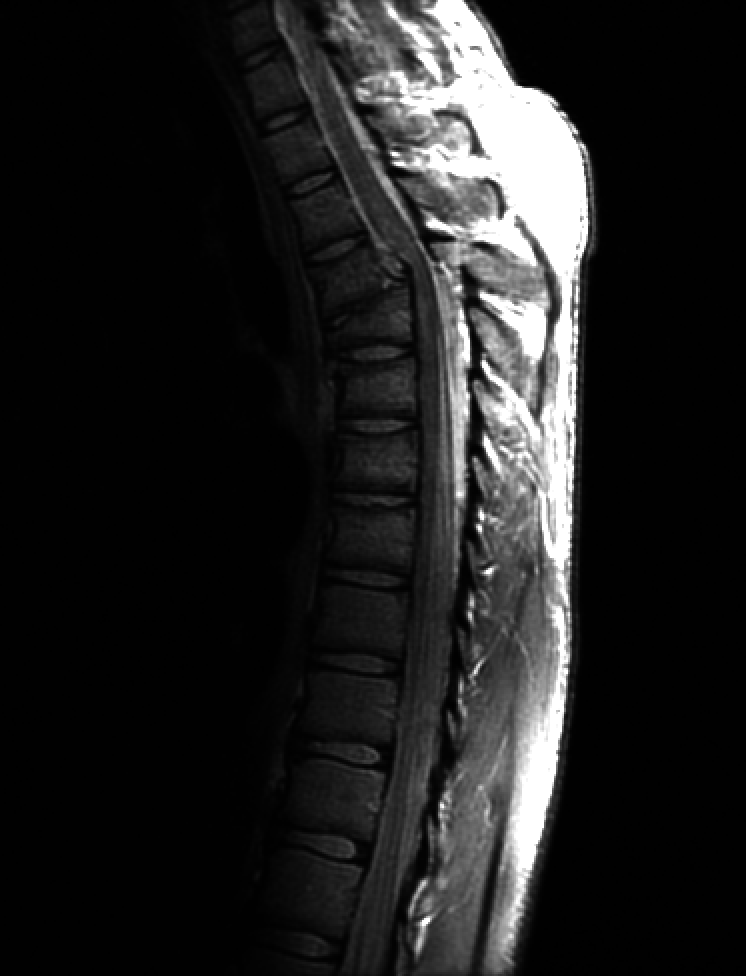
#> input picture X-ray_img_processing/Data/Fractured Spine.tif, 746 x 976 px
$ jupyter execute --allow-errors notebook.ipynb
#> lines starting #> are read from the running program, lines starting #| are printed output that depends on the picture; after the words box and inside, x2 and y2 are one past the last pixel; in counts of white or black regions, pixels touching at a corner belong together
<h1 align=center style="line-height:200%;font-family:vazir;color:#0099cc">
<font face="vazir" color="#0099cc">
بهتر ببینیم
</font>
</h1>

<h2 align=right style="line-height:200%;font-family:vazir;color:#0099cc">
<font face="vazir" color="#0099cc">
مقدمه
</font>
</h2>

<p dir=rtl style="direction: rtl;text-align: right;line-height:200%;font-family:vazir;font-size:medium">
<font face="vazir" size=3>
در این تمرین با تصاویر ایکس ری و عکس از سطح شهر کار خواهیم کرد. این تصاویر بصورت خام و بدون هیچگونه پردازشی در اختیار شما قرار گرفته اند. هدف شما این است که با انجام پردازشهای مناسب، کیفیت این تصاویر را بهبود بخشید و آنها را برای تحلیلهای بعدی آماده کنید.
</font>
</p>

[cell 1]
import cv2
import numpy as np
import matplotlib.pyplot as plt

<h2 align=right style="line-height:200%;font-family:vazir;color:#0099cc">
<font face="vazir" color="#0099cc">
بخش اول: بهبود روشنایی
</font>
</h2>

<p dir=rtl style="direction: rtl;text-align: right;line-height:200%;font-family:vazir;font-size:medium">
<font face="vazir" size=3>
در این بخش یکی از کاربردهای مهم پردازش تصویر را بررسی می‌کنیم: بهبود تصاویر پزشکی.
به‌ویژه در تصویربرداری  ایکس‌ری، افزایش روشنایی و کنتراست می‌تواند به نمایش بهتر جزئیات کمک کند.
در این تمرین، با استفاده از تکنیک‌های پردازش تصویر، روی یک تصویر اولیه پیش‌پردازش انجام می‌دهیم تا ویژگی‌های آن واضح‌تر شوند.
</font>
</p>

<h3 align=right style="line-height:200%;font-family:vazir;color:#0099cc">
<font face="vazir" color="#0099cc">
مرحله اول
</font>
</h3>

<p dir=rtl style="direction: rtl;text-align: right;line-height:200%;font-family:vazir;font-size:medium">
<font face="vazir" size=3>
ابتدا تصویر را بارگزاری کنید. دقت کنید که حتما تصویر را به شکل خاکستری بارگزاری کنید.
</font>
</p>

<p dir=rtl style="direction: rtl;text-align: right;line-height:200%;font-family:vazir;font-size:medium">
<font face="vazir" size=3>
    نام فایل: Fractured Spine.tif
</font>
</p>

[cell 2]
image = cv2.imread('Data/Fractured Spine.tif', cv2.IMREAD_GRAYSCALE)
#> image is the input picture: shape (976, 746); min 0, max 255, mean 32.6

<h2 align=right style="line-height:200%;font-family:vazir;color:#0099cc">
<font face="vazir" color="#0099cc">
    مرحله دوم
</font>
</h2>

<p dir=rtl style="direction: rtl;text-align: right;line-height:200%;font-family:vazir;font-size:medium">
<font face="vazir" size=3>
در این مرحله، قصد داریم روشنایی پیکسل‌هایی را که مقدار شدت روشنایی آن‌ها بین 10 تا 50 است، افزایش دهیم.
هر پیکسلی که در این بازه قرار داشته باشد، 40 واحد روشن‌تر خواهد شد تا جزئیات تصویر بهتر دیده شوند.
همچنین بیشترین شدت برابر 255 است. نباید هیچ پیکسلی در تصویر دارای روشنایی بیشتر از 255 باشد.
</font>
</p>

[cell 3]
image[(image >= 10) & (image <= 50)] += 40
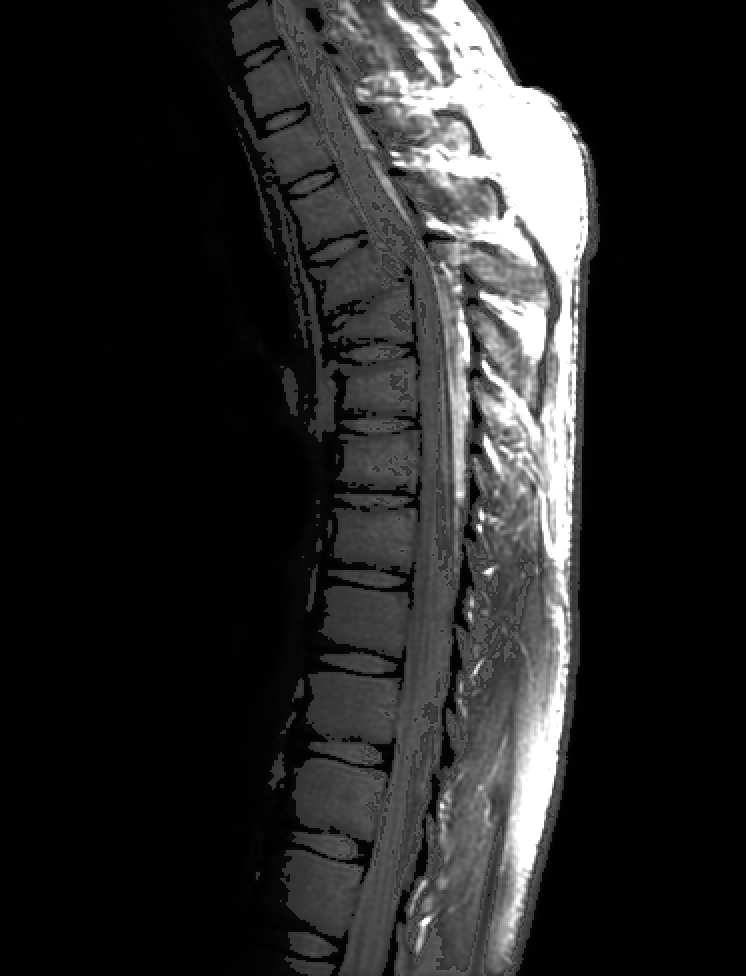
#> image: shape (976, 746); 15.88% of pixels changed, all inside (x1, y1, x2, y2) = (228, 0, 600, 976)
image[image > 255] = 255

<h3 align=right style="line-height:200%;font-family:vazir;color:#0099cc">
<font face="vazir" color="#0099cc">
مرحله سوم
</font>
</h3>

<p dir=rtl style="direction: rtl;text-align: right;line-height:200%;font-family:vazir;font-size:medium">
<font face="vazir" size=3>
حال در این مرحله تصویر بهبود یافته را ذخیره کنید. دقت کنید که حتما تصویر را از حوزه خاکستری به حوزه RGB انتقال دهید و سپس تصویر را ذخیره کنید.
تصویر را با نام زیر ذخیره کنید:
<br>
Enhanced_Fractured_Spine.tif
</font>
</p>

[cell 4]
image = cv2.cvtColor(image, cv2.COLOR_GRAY2RGB)
#> image: shape (976, 746, 3)
cv2.imwrite('Enhanced_Fractured_Spine.tif', image)
#> Out = True

<h2 align=right style="line-height:200%;font-family:vazir;color:#0099cc">
<font face="vazir" color="#0099cc">
بخش دوم: تبدیل نمایی
</font>
</h2>

<p dir=rtl style="direction: rtl;text-align: right;line-height:200%;font-family:vazir;font-size:medium">
<font face="vazir" size=3>
در این تمرین قصد داریم تا تبدیل نمایی را به دو شکل متفاوت بررسی کنیم. ما در این تمرین تبدیل نمایی را به شکل زیر مدل می‌کنیم.
</font>
</p>

$$ I_{\text{transformed}} = I^{\gamma} $$

<p dir=rtl style="direction: rtl;text-align: right;line-height:200%;font-family:vazir;font-size:medium">
<font face="vazir" size=3>
دقت کنید که در پیاده‌سازی خود شما نیز تبدیل نمایی را به شکل فرمول بالا حتما مدل کند. ما تبدیل نمایی را بر روی دو تصویر ایکس ری و تصویر سطح شهر بررسی خواهیم کرد.
</font>
</p>

---

<h3 align=right style="line-height:200%;font-family:vazir;color:#0099cc">
<font face="vazir" color="#0099cc">
مرحله اول: خواندن تصویر سطح شهر
</font>
</h3>

<p dir=rtl style="direction: rtl;text-align: right;line-height:200%;font-family:vazir;font-size:medium">
<font face="vazir" size=3>
در ابتدا تصویر سطح شهر را با شکل خاکستری بخوانید.
    نام فایل: Aerial Image.tif
</font>
</p>

[cell 5]
city_img = cv2.imread('Data/Aerial Image.tif', cv2.IMREAD_GRAYSCALE)
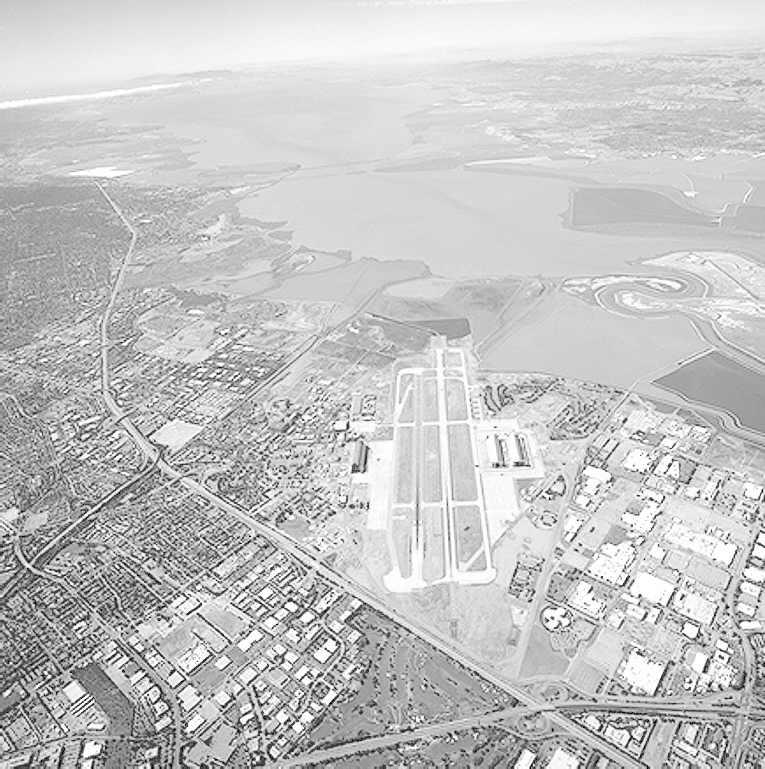
#> input picture X-ray_img_processing/Data/Aerial Image.tif, 765 x 769 px
#> city_img is the input picture: shape (769, 765); min 0, max 255, mean 197.1

<h3 align=right style="line-height:200%;font-family:vazir;color:#0099cc">
<font face="vazir" color="#0099cc">
مرحله دوم: اعمال تبدیل نمایی
</font>
</h3>

<p dir=rtl style="direction: rtl;text-align: right;line-height:200%;font-family:vazir;font-size:medium">
<font face="vazir" size=3>
در این بخش تبدیل نمایی را بر روی تمام پیکسل‌های تصویر باید اعمال کنیم. پارامترهای این تبدیل به شما داده خواهد شد.
    <br>
    قبل از اعمال تبدیل بر روی هر پیکسل، پیشنهاد می‌کنیم که ابتدا مقدار آن پیکسل را نرمال کنید. برای نرمال کردن هر پیکسل از فرمول زیر استفاده کنید:
</font>
</p>

$$I_{\text{norm}} = \frac{I - I_{\min}}{I_{\max} - I_{\min}}$$

<p dir=rtl style="direction: rtl;text-align: right;line-height:200%;font-family:vazir;font-size:medium">
<font face="vazir" size=3>
        دقت کنید که پس این مرحله روشنایی تمام پیکسل‌ها در بازه $[0, 1]$ قرا خواهد گرفت.
    ما این فرمول را روی تمام پیکسل‌های تصویر اعمال می‌کنیم. ازآنجا که کمترین شدن روشنایی  برابر 0 است و بیشترین شدت 255 است، فرمول نهایی نرمال‌سازی به شکل زیر است:

</font>
</p>

$$I_{\text{norm}} = \frac{I - 0}{255 - 0}$$

<p dir=rtl style="direction: rtl;text-align: right;line-height:200%;font-family:vazir;font-size:medium">
<font face="vazir" size=3>
پس از اینکه هر پیکسل نرمال شد، باید تبدیل را روی آن اعمال کنیم. دقت کنید که پس از اعمال تبدیل، مقدار حاصل شده را در 255 باید ضرب کنید. این ضرب باعث میشود تا مقدار پیکسل‌ها دوباره به بازه [0, 255] بازگردد.
</font>
</p>

<p dir=rtl style="direction: rtl;text-align: right;line-height:200%;font-family:vazir;font-size:medium">
<font face="vazir" size=3>
فرمول نهایی تبدیل به شرح زیر است:
</font>
</p>

$$ I_{\text{transformed}} = 255 * (I^{\gamma}) $$

<p dir=rtl style="direction: rtl;text-align: right;line-height:200%;font-family:vazir;font-size:medium">
<font face="vazir" size=3>
    در این بخش می‌خواهیم تبدیل نمایی را با ${\gamma} > 1$ مشاهده کنیم.
شما باید به ازای ${\gamma}$ زیر نتابج این تبدیل را بررسی کنید.
</font>
</p>

$${\gamma} = 1 $$
$${\gamma} = 3 $$
$${\gamma} = 4 $$
$${\gamma} = 5 $$

[cell 6]
I_min = np.min(city_img)
#> I_min = 0
I_max = np.max(city_img)
#> I_max = 255
I_norm = (city_img - I_min) / (I_max - I_min)
I_1 = np.pow(I_norm, 1)
I_3 = np.pow(I_norm, 3)
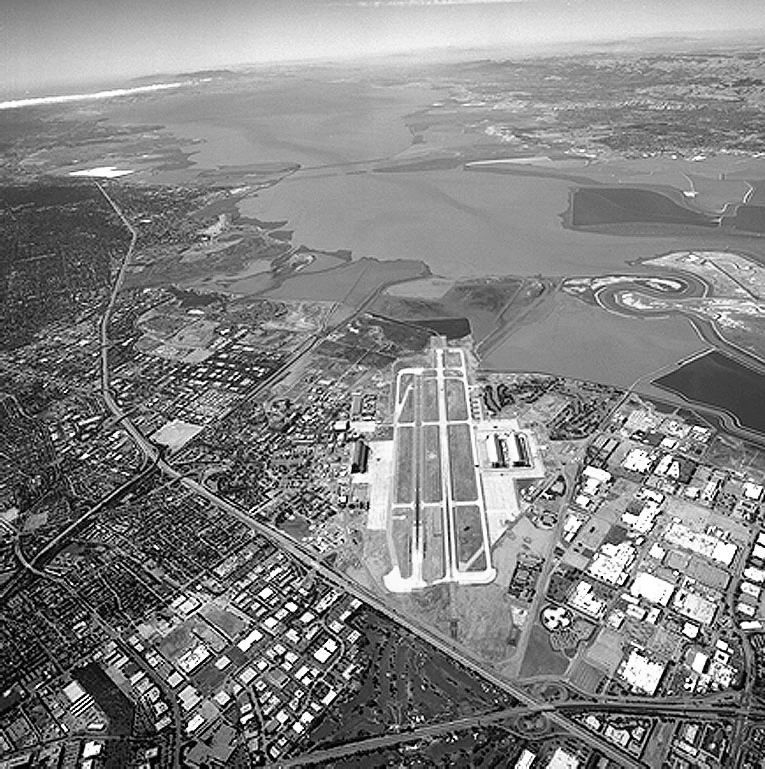
#> I_3: shape (769, 765) float64; min 0, max 1, mean 0.515
I_4 = np.pow(I_norm, 4)
I_5 = np.pow(I_norm, 5)
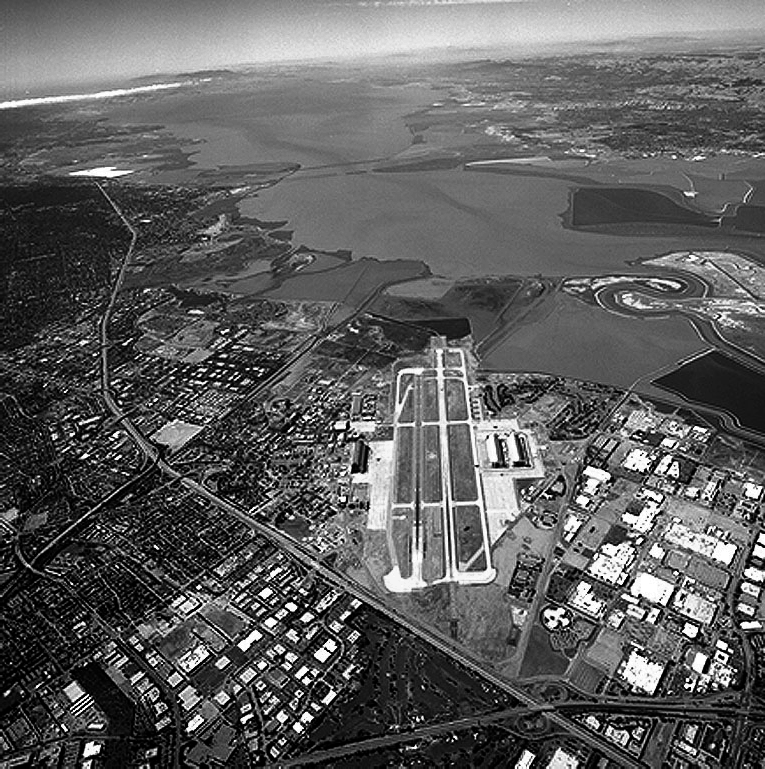
#> I_5: shape (769, 765) float64; min 0, max 1, mean 0.371
I_tr_1 = (I_1 * 255).astype(np.uint8)
I_tr_3 = (I_3 * 255).astype(np.uint8)
I_tr_4 = (I_4 * 255).astype(np.uint8)
I_tr_5 = (I_5 * 255).astype(np.uint8)

<h3 align=right style="line-height:200%;font-family:vazir;color:#0099cc">
<font face="vazir" color="#0099cc">
مرحله سوم: ذخیره تصاویر بهبود یافته سطح شهر
</font>
</h3>

<p dir=rtl style="direction: rtl;text-align: right;line-height:200%;font-family:vazir;font-size:medium">
<font face="vazir" size=3>
در این مرحله هر 4 تصویر را به ترتیب به نام‌های زیر در پوشه تمرین ذخیره کنید:
<br>
new_aerial_1.tif
<br>
new_aerial_3.tif
<br>
new_aerial_4.tif
<br>
new_aerial_5.tif
</font>
</p>

<p dir=rtl style="direction: rtl;text-align: right;line-height:200%;font-family:vazir;font-size:medium">
<font face="vazir" size=3>
دقت کنید که حتما تصاویر را به حوزه RGB منتقل کنید و سپس آنها را ذخیره کنید.
</font>
</p>

[cell 7]
I_tr_1 = cv2.cvtColor(I_tr_1, cv2.COLOR_GRAY2RGB)
#> I_tr_1: shape (769, 765, 3)
I_tr_3 = cv2.cvtColor(I_tr_3, cv2.COLOR_GRAY2RGB)
#> I_tr_3: shape (769, 765, 3)
I_tr_4 = cv2.cvtColor(I_tr_4, cv2.COLOR_GRAY2RGB)
#> I_tr_4: shape (769, 765, 3)
I_tr_5 = cv2.cvtColor(I_tr_5, cv2.COLOR_GRAY2RGB)
#> I_tr_5: shape (769, 765, 3)
cv2.imwrite('new_aerial_1.tif', I_tr_1)
cv2.imwrite('new_aerial_3.tif', I_tr_3)
cv2.imwrite('new_aerial_4.tif', I_tr_4)
cv2.imwrite('new_aerial_5.tif', I_tr_5)
#> Out = True

<h3 align=right style="line-height:200%;font-family:vazir;color:#0099cc">
<font face="vazir" color="#0099cc">
مرحله چهارم: تبدیل نمایی بر تصاویر ایکس‌ری
</font>
</h3>

<p dir=rtl style="direction: rtl;text-align: right;line-height:200%;font-family:vazir;font-size:medium">
<font face="vazir" size=3>
    تمام مراحلی که در بخش قبل بر روی تصویر سطح شهر انجام دادیم، حال می‌خواهیم بر روی تصویر x-ray نیز انجام دهیم.
</font>
</p>

<p dir=rtl style="direction: rtl;text-align: right;line-height:200%;font-family:vazir;font-size:medium">
<font face="vazir" size=3>
    تصویر Fractured Spine.tif را بصورت خاکستری وارد کنید.
</font>
</p>

<p dir=rtl style="direction: rtl;text-align: right;line-height:200%;font-family:vazir;font-size:medium">
<font face="vazir" size=3>
در این بخش می‌خواهیم تبدیل نمایی را با ${\gamma} < 1$ مشاهده کنیم.
شما باید به ازای ${\gamma}$ زیر نتابج این تبدیل را بررسی کنید.
</font>
</p>

$${\gamma} = 1 $$
$${\gamma} = 0.6 $$
$${\gamma} = 0.4 $$
$${\gamma} = 0.3 $$

[cell 8]
x_ray_img = cv2.imread('Data/Fractured Spine.tif', cv2.IMREAD_GRAYSCALE)
x_ray_min = np.min(x_ray_img)
#> x_ray_min = 0
x_ray_max = np.max(x_ray_img)
#> x_ray_max = 255
x_ray_norm = (x_ray_img - x_ray_min) / (x_ray_max - x_ray_min)
x_ray_1 = np.pow(x_ray_norm, 1)
x_ray_0dot6 = np.pow(x_ray_norm, 0.6)
x_ray_0dot4 = np.pow(x_ray_norm, 0.4)
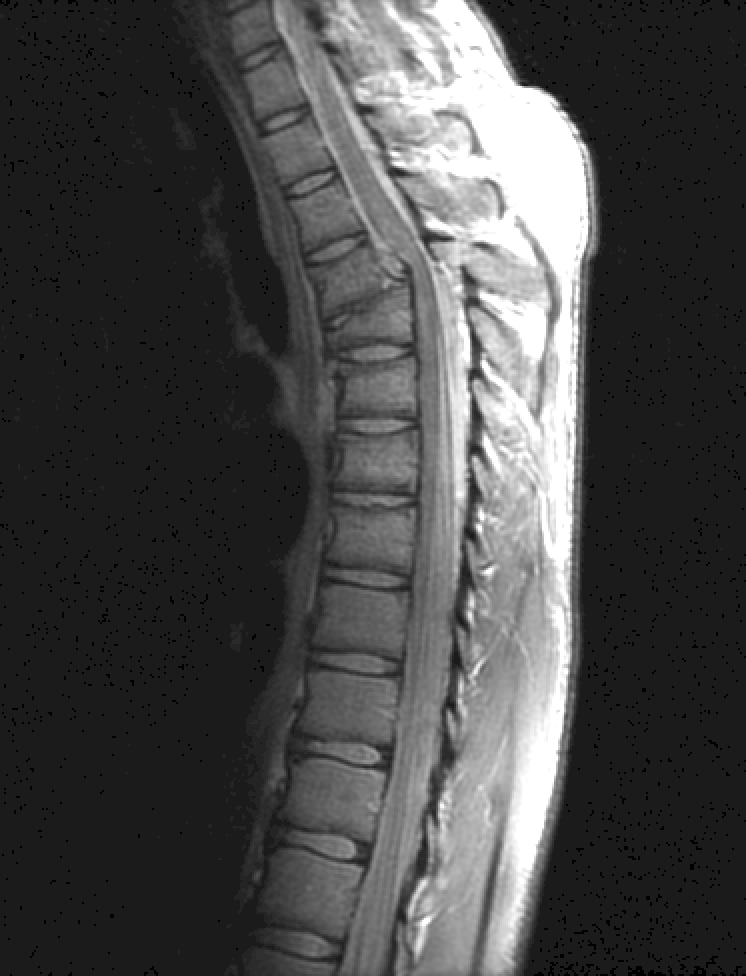
#> x_ray_0dot4: shape (976, 746) float64; min 0, max 1, mean 0.284
x_ray_0dot3 = np.pow(x_ray_norm, 0.3)
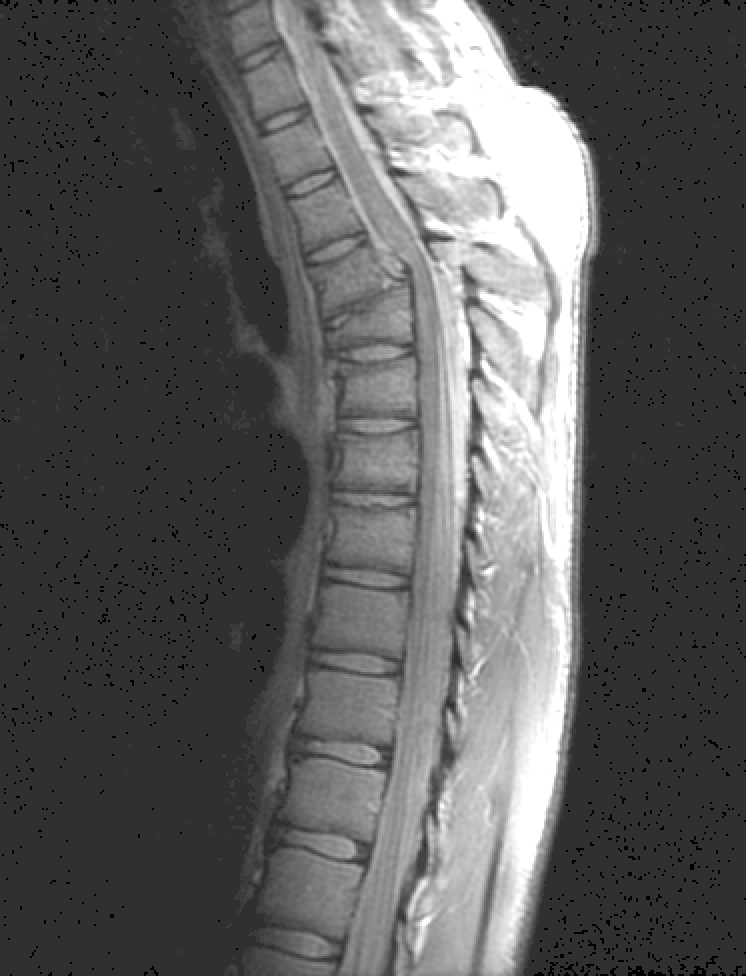
#> x_ray_0dot3: shape (976, 746) float64; min 0, max 1, mean 0.362
x_ray_tr_1 = (x_ray_1 * 255).astype(np.uint8)
x_ray_tr_0dot6 = (x_ray_0dot6 * 255).astype(np.uint8)
x_ray_tr_0dot4 = (x_ray_0dot4 * 255).astype(np.uint8)
x_ray_tr_0dot3 = (x_ray_0dot3 * 255).astype(np.uint8)

<h3 align=right style="line-height:200%;font-family:vazir;color:#0099cc">
<font face="vazir" color="#0099cc">
مرحله پنجم: ذخیره تصاویر بهبود یافته ایکس ری
</font>
</h3>

<p dir=rtl style="direction: rtl;text-align: right;line-height:200%;font-family:vazir;font-size:medium">
<font face="vazir" size=3>
در این مرحله هر 4 تصویر را به ترتیب به نام‌های زیر در پوشه تمرین ذخیره کنید:
<br>
Fractured_Spine_gamma_1.tif
<br>
Fractured_Spine_gamma_0.6.tif
<br>
Fractured_Spine_gamma_0.4.tif
<br>
Fractured_Spine_gamma_0.3.tif
</font>
</p>

<p dir=rtl style="direction: rtl;text-align: right;line-height:200%;font-family:vazir;font-size:medium">
<font face="vazir" size=3>
دقت کنید که حتما تصاویر را به حوزه RGB منتقل کنید و سپس آنها را ذخیره کنید.
</font>
</p>

[cell 9]
x_ray_tr_1 = cv2.cvtColor(x_ray_tr_1, cv2.COLOR_GRAY2RGB)
x_ray_tr_0dot6 = cv2.cvtColor(x_ray_tr_0dot6, cv2.COLOR_GRAY2RGB)
#> x_ray_tr_0dot6: shape (976, 746, 3)
x_ray_tr_0dot4 = cv2.cvtColor(x_ray_tr_0dot4, cv2.COLOR_GRAY2RGB)
#> x_ray_tr_0dot4: shape (976, 746, 3)
x_ray_tr_0dot3 = cv2.cvtColor(x_ray_tr_0dot3, cv2.COLOR_GRAY2RGB)
#> x_ray_tr_0dot3: shape (976, 746, 3)
cv2.imwrite('Fractured_Spine_gamma_1.tif', x_ray_tr_1)
cv2.imwrite('Fractured_Spine_gamma_0.6.tif', x_ray_tr_0dot6)
cv2.imwrite('Fractured_Spine_gamma_0.4.tif', x_ray_tr_0dot4)
cv2.imwrite('Fractured_Spine_gamma_0.3.tif', x_ray_tr_0dot3)
#> Out = True

<h3 align=right style="line-height:200%;font-family:vazir;color:#0099cc">
<font face="vazir" color="#0099cc">
مرحله ششم: سلول جواب‌ساز
</font>
</h3>

<p dir=rtl style="direction: rtl;text-align: right;line-height:200%;font-family:vazir;font-size:medium">
<font face="vazir" size=3>
بدون هیچگونه تغییری، این سلول را اجرا کنید تا فایل پاسخ شما آماده شود.
</font>
</p>

[cell 10]
import zipfile


def compress(file_names):
    print("File Paths:")
    print(file_names)
    # Select the compression mode ZIP_DEFLATED for compression
    # or zipfile.ZIP_STORED to just store the file
    compression = zipfile.ZIP_DEFLATED
    # create the zip file first parameter path/name, second mode
    with zipfile.ZipFile("result.zip", mode="w") as zf:
        for file_name in file_names:
            # Add file to the zip file
            # first parameter file to zip, second filename in zip
            zf.write('./' + file_name, file_name, compress_type=compression)


file_names = ["notebook.ipynb", "Enhanced_Fractured_Spine.tif", "Fractured_Spine_gamma_0.3.tif",
              "Fractured_Spine_gamma_0.4.tif",
              "Fractured_Spine_gamma_0.6.tif", "Fractured_Spine_gamma_1.tif", "new_aerial_1.tif",
              "new_aerial_3.tif", "new_aerial_4.tif", "new_aerial_5.tif"]
#> (the rest of this cell did not finish here and is left out)
